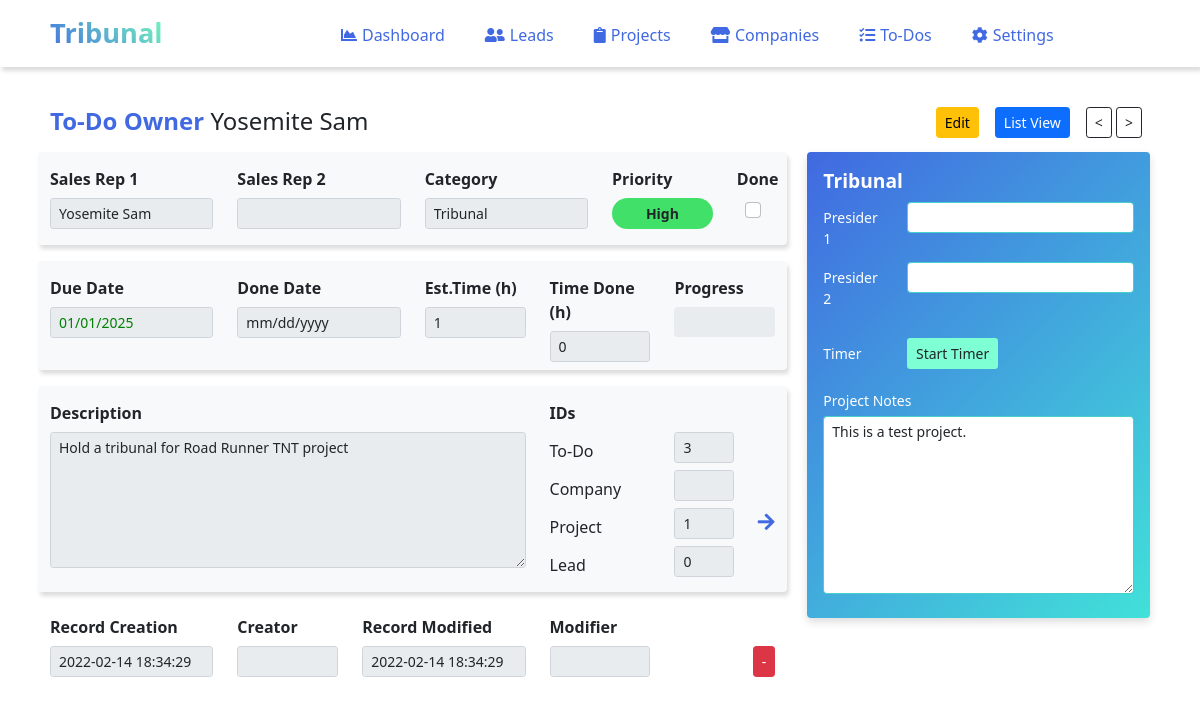
Page /todos.single.php?id=3 on the committed database.
### tables this page shows
CREATE TABLE `todos` (
  `id` int(11) NOT NULL AUTO_INCREMENT,
  `companyID` int(11),
  `projectID` int(11),
  `leadID` int(11),
  `rep1` varchar(30),
  `rep2` varchar(30),
  `presider_1` varchar(30),
  `presider_2` varchar(30),
  `priority` varchar(12),
  `details` text,
  `title` varchar(50),
  `created_at` datetime NOT NULL DEFAULT current_timestamp(),
  `created_by` varchar(50),
  `modified_at` datetime on update current_timestamp() NOT NULL DEFAULT current_timestamp(),
  `modified_by` varchar(50),
  `due_at` date,
  `done` boolean,
  `done_at` date,
  `category` varchar(30),
  `est_time` int(10),
  `time_complete` int(10),
  `prefup_process` int(2) NOT NULL DEFAULT '0',
  `prefup_step_num` int(2),
  `prefup_step_name` varchar(30),
  `prefup_email_subject` text,
  `prefup_email_body` text,
  `prefup_days` int(3),
  PRIMARY KEY (`id`)
);

CREATE TABLE `projects` (
  `id` int(11) NOT NULL AUTO_INCREMENT,
  `proj_name` varchar(25) NOT NULL,
  `companyID` int(11),
  `co_name` varchar(255),
  `co_type` varchar(20),
  `project_status` varchar(15),
  `linkedleads` int(11),
  `rep1` varchar(30),
  `rep2` varchar(30),
  `website1` varchar(50),
  `website2` varchar(50),
  `notes` text,
  `units_annual` int(11) DEFAULT 0,
  `stage` int(5) DEFAULT 0,
  `odds_win` int(5) DEFAULT 0,
  `chance_success` int(5) DEFAULT 0,
  `rev_high_annual` int(20) DEFAULT 0,
  `rev_low_annual` int(20) DEFAULT 0,
  `attn_priority` int(50),
  `meeting_held` boolean,
  `meeting_held_date` date,
  `lastcontact_date` date,
  `lastcontact_type` varchar(20),
  `created_at` datetime DEFAULT current_timestamp(),
  `created_by` varchar(50),
  `modified_at` datetime on update current_timestamp() NOT NULL DEFAULT current_timestamp(),
  `modified_by` varchar(50),
  PRIMARY KEY (`id`)
);

### todos.single.php (the view, shortened to what the rows shown need)
<?php
include 'inc/autoloader.inc.php';
include 'inc/header.inc.php';
$object = new ViewToDos();
$todo = $object->showToDoEdit();
$object->executeDeleteToDo();
$project = $object->getProjectNote();
?>
<div class="col-11 mx-auto">
    <br>
    <form method="POST" action="" class="mb-4">
        <div class="d-flex flex-row mt-3 mb-2">
            <div class="" style="margin:0px 20px 0px 0px;">
                <h4><span style="color:#4169E1; font-weight:bold;">To-Do Owner </span><?php echo $todo['rep1']; ?></h4>
            </div>
        </div>
        <div class="row">
            <div class="col-8">
                <div class="row py-2 mb-3 bg-light rounded" style="box-shadow: 2px 4px 4px #ddd;">
                    <div class="col-3">
                        <div class="form-group">
                            <div class="mb-2">
                                <input type="text" name="rep1" class="form-control form-control-sm" value="<?php echo $todo['rep1']; ?>" readonly>
                            </div>
                        </div>
                    </div>
                    <div class="col-3">
                        <div class="form-group">
                            <div class="">
                                <input type="text" name="category" class="form-control form-control-sm" value="<?php echo $todo['category']; ?>" readonly>
                            </div>
                        </div>
                    </div>
                    <div class="col-2">
                        <div class="form-group">
                            <div>
                                <input type="text" name="priority" class="form-control form-control-sm text-center" value="<?php echo substr($todo['priority'],3); ?>" style="border-radius:20px; background:
                                    <?php
                                        if (preg_match('[5]', $todo['priority'])){echo '#41e169;';}
                                        elseif (preg_match('[4]', $todo['priority'])){echo '#62e082;';}
                                        elseif (preg_match('[3]', $todo['priority'])){echo '#84e09b;';}
                                        elseif (preg_match('[2]', $todo['priority'])){echo '#a6e0b4;';}
                                        elseif (preg_match('[1]', $todo['priority'])){echo '#c7e0cd;';}
                                        else {echo ";";}
                                    ?>; font-weight:bold; border:none;" readonly>
                            </div>
                        </div>
                    </div>
                    <div class="col-1">
                        <div class="ms-2">
                            <input id="done" onclick="checkbox(this.value)" type="checkbox" name="done" class="form-check-input" value="<?php echo $todo['done']; ?>" <?php if ($todo['done'] == 1) echo "checked"; ?>>
                        </div>
                    </div>
                </div>
                <div class="row py-2 mb-3 bg-light rounded" style="box-shadow: 2px 4px 4px #ddd;">
                    <div class="col-3">
                        <div class="form-group mb-2">
                            <label for="due_at" class="col-form-label"><strong>Due Date</strong></label>
                            <input type="date" name="due_at" class="form-control form-control-sm" value="<?php echo $todo['due_at']; ?>" readonly style="<?php if($todo['due_at']>=date('Y-m-d') && $todo['done'] == 0){echo "color:green;";} elseif($todo['due_at']<date('Y-m-d') && $todo['done'] == 0) {echo "color:red;";} else {echo "";} ?>">
                        </div>
                    </div>
                    <div class="col-2">
                        <div class="form-group">
                            <div class="">
                                <input type="text" name="est_time" class="form-control form-control-sm" value="<?php echo $todo['est_time']; ?>" readonly>
                            </div>
                        </div>
                    </div>
                    <div class="col-2">
                        <div class="form-group">
                            <div class="">
                                <input type="text" name="time_complete" class="form-control form-control-sm" value="<?php echo $todo['time_complete']; ?>" readonly>
                            </div>
                        </div>
                    </div>
                </div>
                <div class="row py-2 mb-3 bg-light rounded" style="box-shadow: 2px 4px 4px #ddd;">
                    <div class="col-8">
                        <div class="form-group">
                            <div class="">
                                <textarea name="details" class="form-control form-control-sm" rows="6" readonly><?php echo $todo['details']; ?></textarea>
                            </div>
                        </div>
                    </div>
                    <div class="col-4">
                        <div class="form-group row">
                            <div class="col-4">
                                <input type="text" name="id" class="form-control form-control-sm" value="<?php echo $todo['id']; ?>" readonly>
                            </div>
                        </div>
                        <div class="form-group row">
                            <div class="col-4">
                                <input type="text" name="projectID" class="form-control form-control-sm" value="<?php echo $todo['projectID']; ?>" readonly>
                            </div>
                        </div>
                        <div class="form-group row">
                            <div class="col-4">
                                <input type="text" name="leadID" class="col-4 form-control form-control-sm" value="<?php echo $todo['leadID']; ?>" readonly>
                            </div>
                        </div>
                    </div>
                </div>
                <div class="row pb-3 mb-2 rounded">
                    <div class="col-3">
                        <div class="form-group">
                            <div class="mb-2">
                                <input type="text" name="created_at" class="form-control form-control-sm" value="<?php echo $todo['created_at']; ?>" readonly>
                            </div>
                        </div>
                    </div>
                    <div class="col-3">
                        <div class="form-group">
                            <div class="mb-2">
                                <input type="text" name="modified_at" class="form-control form-control-sm" value="<?php echo $todo['modified_at']; ?>" readonly>
                            </div>
                        </div>
                    </div>
                </div>
            </div>
            <div class="col-4">
                <?php if($todo['category'] == 'Tribunal') : ?>
                    <div class="ms-2 px-3 pt-2 pb-3 rounded" style="color:white; background-image:linear-gradient(135deg, royalblue, #41E1D9); box-shadow: 0px 4px 8px #ddd;">
                        <label class="col-form-label" style="font-size:1.2em;"><strong>Tribunal</strong></label>
                        <div class="form-group row mb-2">
                            <div class="col-3">
                                <label for="presider_1" class="col-form-label-sm">Presider 1</label>
                            </div>
                            <div class="col-9">
                                <input type="text" name="presider_1" class="form-control form-control-sm bg-white" style="border-color:mediumturquoise;" value="<?php echo $todo['presider_1']; ?>" readonly>
                            </div>
                        </div>
                        <div class="form-group row mb-4">
                            <div class="col-3">
                                <label for="presider_2" class="col-form-label-sm">Presider 2</label>
                            </div>
                            <div class="col-9">
                                <input type="text" name="presider_2" class="form-control form-control-sm bg-white" style="border-color:mediumturquoise;" value="<?php echo $todo['presider_2']; ?>" readonly>
                            </div>
                        </div>
                        <div class="form-group row mb-3">
                            <div class="col-3">
                                <label for="timer" class="col-form-label-sm">Timer</label>
                            </div>
                            <div class="col-3">
                                <input type="button" class="btn btn-sm" style="background-color:aquamarine;" value="Start Timer" onclick="countdownTimer()">
                            </div>
                            <div class="col-6">
                            </div>
                        </div>
                        <div class="form-group mb-2">
                            <label for="notes" class="col-form-label-sm">Project Notes</label>
                            <textarea name="notes" class="form-control form-control-sm bg-white" rows="8" style="border-color:mediumturquoise;" readonly><?php echo $project['notes']; ?></textarea>
                        </div>
                    </div>
                <?php endif; ?>
            </div>
        </div>
    </form>
</div>
<?php include 'inc/footer.inc.php'; ?>

### rows in the picture
todos: rep1 "Yosemite Sam", category "Tribunal", priority "High", due_at "01/01/2025", est_time "1", time_complete "0", details "Hold a tribunal for Road Runner TNT project", id "3", projectID "1", leadID "0", created_at "2022-02-14 18:34:29", modified_at "2022-02-14 18:34:29", notes "This is a test project."
